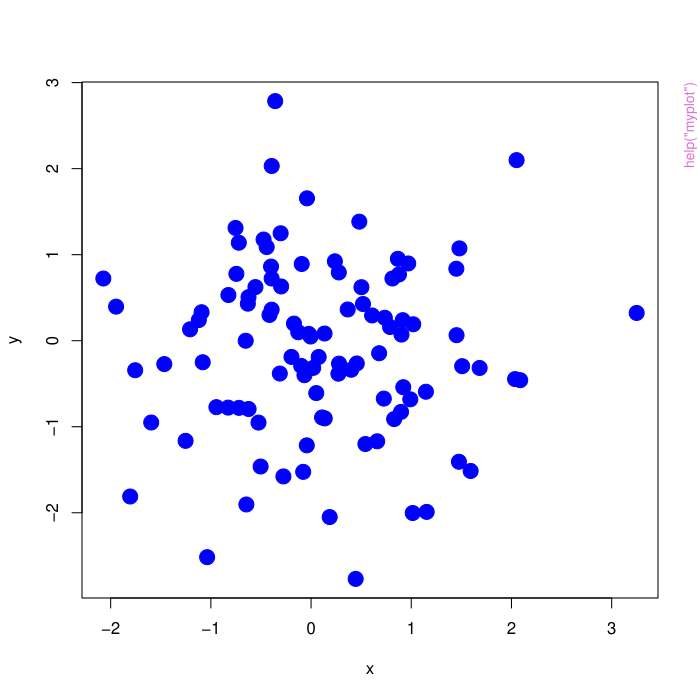

Write R code to recreate this figure.
pkgname <- "egpkg"
source(file.path(R.home("share"), "R", "examples-header.R"))
options(warn = 1)
options(pager = "console")
library('egpkg')

base::assign(".oldSearch", base::search(), pos = 'CheckExEnv')
base::assign(".old_wd", base::getwd(), pos = 'CheckExEnv')
cleanEx()
nameEx("myplot")
### * myplot

flush(stderr()); flush(stdout())

### Name: myplot
### Title: myplot
### Aliases: myplot

### ** Examples

# Here is an example
set.seed(312)
x <- rnorm(100)
y <- rnorm(100)
myplot(x, y)




cleanEx()
nameEx("ps_matchCPP")
### * ps_matchCPP

flush(stderr()); flush(stdout())

### Name: ps_matchCPP
### Title: Propensity score match from Rcpp
### Aliases: ps_matchCPP

### ** Examples

ps_matchCPP(runif(10, 0.0, 1.0))



cleanEx()
nameEx("rcpp_hello_world")
### * rcpp_hello_world

flush(stderr()); flush(stdout())

### Name: rcpp_hello_world
### Title: Hello world from Rcpp
### Aliases: rcpp_hello_world

### ** Examples

rcpp_hello_world()



### * <FOOTER>
###
cleanEx()
options(digits = 7L)
base::cat("Time elapsed: ", proc.time() - base::get("ptime", pos = 'CheckExEnv'),"\n")
grDevices::dev.off()
###
### Local variables: ***
### mode: outline-minor ***
### outline-regexp: "\\(> \\)?### [*]+" ***
### End: ***
quit('no')
